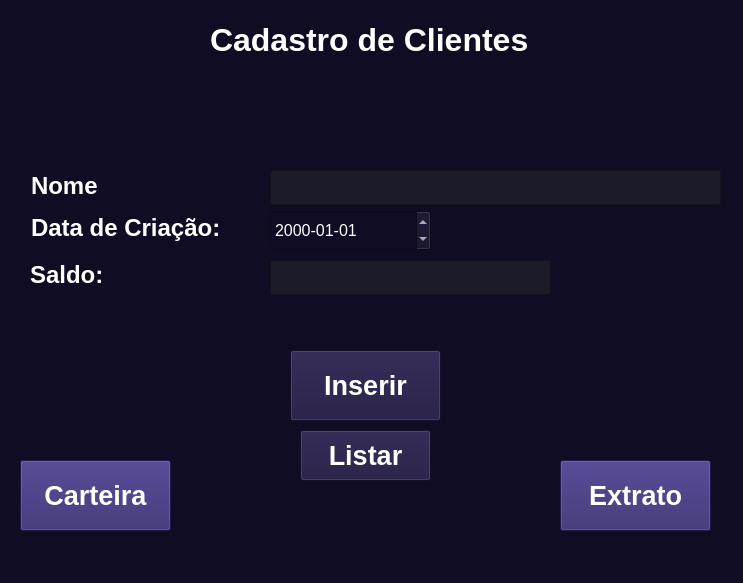
<?xml version="1.0" encoding="UTF-8"?>
<ui version="4.0">
 <class>MainWindow</class>
 <widget class="QMainWindow" name="MainWindow">
  <property name="geometry">
   <rect>
    <x>0</x>
    <y>0</y>
    <width>743</width>
    <height>583</height>
   </rect>
  </property>
  <property name="windowTitle">
   <string>MainWindow</string>
  </property>
  <property name="styleSheet">
   <string notr="true">
background-color: rgb(16, 12, 36);</string>
  </property>
  <widget class="QWidget" name="centralwidget">
   <widget class="QLabel" name="label">
    <property name="geometry">
     <rect>
      <x>210</x>
      <y>20</y>
      <width>372</width>
      <height>39</height>
     </rect>
    </property>
    <property name="font">
     <font>
      <pointsize>24</pointsize>
      <weight>75</weight>
      <bold>true</bold>
     </font>
    </property>
    <property name="styleSheet">
     <string notr="true">
color: rgb(255, 255, 255);</string>
    </property>
    <property name="text">
     <string>Cadastro de Clientes</string>
    </property>
   </widget>
   <widget class="QLabel" name="label_2">
    <property name="geometry">
     <rect>
      <x>31</x>
      <y>171</y>
      <width>125</width>
      <height>29</height>
     </rect>
    </property>
    <property name="font">
     <font>
      <pointsize>18</pointsize>
      <weight>75</weight>
      <bold>true</bold>
     </font>
    </property>
    <property name="styleSheet">
     <string notr="true">
color: rgb(255, 255, 255);</string>
    </property>
    <property name="text">
     <string>Nome</string>
    </property>
   </widget>
   <widget class="QLabel" name="label_3">
    <property name="geometry">
     <rect>
      <x>31</x>
      <y>213</y>
      <width>197</width>
      <height>29</height>
     </rect>
    </property>
    <property name="font">
     <font>
      <pointsize>18</pointsize>
      <weight>75</weight>
      <bold>true</bold>
     </font>
    </property>
    <property name="styleSheet">
     <string notr="true">
color: rgb(255, 255, 255);</string>
    </property>
    <property name="text">
     <string>Data de Criação:</string>
    </property>
   </widget>
   <widget class="QLabel" name="label_5">
    <property name="geometry">
     <rect>
      <x>30</x>
      <y>260</y>
      <width>75</width>
      <height>29</height>
     </rect>
    </property>
    <property name="font">
     <font>
      <pointsize>18</pointsize>
      <weight>75</weight>
      <bold>true</bold>
     </font>
    </property>
    <property name="styleSheet">
     <string notr="true">
color: rgb(255, 255, 255);</string>
    </property>
    <property name="text">
     <string>Saldo:</string>
    </property>
   </widget>
   <widget class="QLineEdit" name="lineEdit">
    <property name="geometry">
     <rect>
      <x>270</x>
      <y>170</y>
      <width>451</width>
      <height>35</height>
     </rect>
    </property>
    <property name="font">
     <font>
      <pointsize>18</pointsize>
     </font>
    </property>
    <property name="styleSheet">
     <string notr="true">background-color: rgb(28, 27, 42);
color: rgb(255, 255, 255);</string>
    </property>
   </widget>
   <widget class="QLineEdit" name="lineEdit_4">
    <property name="geometry">
     <rect>
      <x>270</x>
      <y>260</y>
      <width>281</width>
      <height>35</height>
     </rect>
    </property>
    <property name="font">
     <font>
      <pointsize>18</pointsize>
     </font>
    </property>
    <property name="styleSheet">
     <string notr="true">background-color: rgb(28, 27, 42);
color: rgb(255, 255, 255);</string>
    </property>
   </widget>
   <widget class="QPushButton" name="pushButton">
    <property name="geometry">
     <rect>
      <x>290</x>
      <y>350</y>
      <width>151</width>
      <height>71</height>
     </rect>
    </property>
    <property name="font">
     <font>
      <pointsize>20</pointsize>
      <weight>75</weight>
      <bold>true</bold>
     </font>
    </property>
    <property name="styleSheet">
     <string notr="true">color: rgb(255, 255, 255);
background-color: rgb(28, 20, 60);</string>
    </property>
    <property name="text">
     <string>Inserir</string>
    </property>
   </widget>
   <widget class="QPushButton" name="pushButton_2">
    <property name="geometry">
     <rect>
      <x>300</x>
      <y>430</y>
      <width>131</width>
      <height>51</height>
     </rect>
    </property>
    <property name="font">
     <font>
      <pointsize>20</pointsize>
      <weight>75</weight>
      <bold>true</bold>
     </font>
    </property>
    <property name="styleSheet">
     <string notr="true">color: rgb(255, 255, 255);
background-color: rgb(28, 20, 60);</string>
    </property>
    <property name="text">
     <string>Listar</string>
    </property>
   </widget>
   <widget class="QPushButton" name="pushButton_3">
    <property name="geometry">
     <rect>
      <x>560</x>
      <y>460</y>
      <width>151</width>
      <height>71</height>
     </rect>
    </property>
    <property name="font">
     <font>
      <pointsize>20</pointsize>
      <weight>75</weight>
      <bold>true</bold>
     </font>
    </property>
    <property name="styleSheet">
     <string notr="true">color: rgb(255, 255, 255);
background-color: rgb(47, 35, 106);
</string>
    </property>
    <property name="text">
     <string>Extrato</string>
    </property>
   </widget>
   <widget class="QPushButton" name="pushButton_4">
    <property name="geometry">
     <rect>
      <x>20</x>
      <y>460</y>
      <width>151</width>
      <height>71</height>
     </rect>
    </property>
    <property name="font">
     <font>
      <pointsize>20</pointsize>
      <weight>75</weight>
      <bold>true</bold>
     </font>
    </property>
    <property name="styleSheet">
     <string notr="true">color: rgb(255, 255, 255);
background-color: rgb(47, 35, 106);
</string>
    </property>
    <property name="text">
     <string>Carteira</string>
    </property>
   </widget>
   <widget class="QDateEdit" name="dateEdit">
    <property name="geometry">
     <rect>
      <x>270</x>
      <y>210</y>
      <width>161</width>
      <height>41</height>
     </rect>
    </property>
    <property name="font">
     <font>
      <pointsize>12</pointsize>
     </font>
    </property>
    <property name="styleSheet">
     <string notr="true">color: rgb(255, 255, 255);</string>
    </property>
    <property name="displayFormat">
     <string>yyyy-MM-dd</string>
    </property>
   </widget>
  </widget>
  <widget class="QMenuBar" name="menubar">
   <property name="geometry">
    <rect>
     <x>0</x>
     <y>0</y>
     <width>743</width>
     <height>21</height>
    </rect>
   </property>
  </widget>
  <widget class="QStatusBar" name="statusbar"/>
 </widget>
 <resources/>
 <connections/>
</ui>
